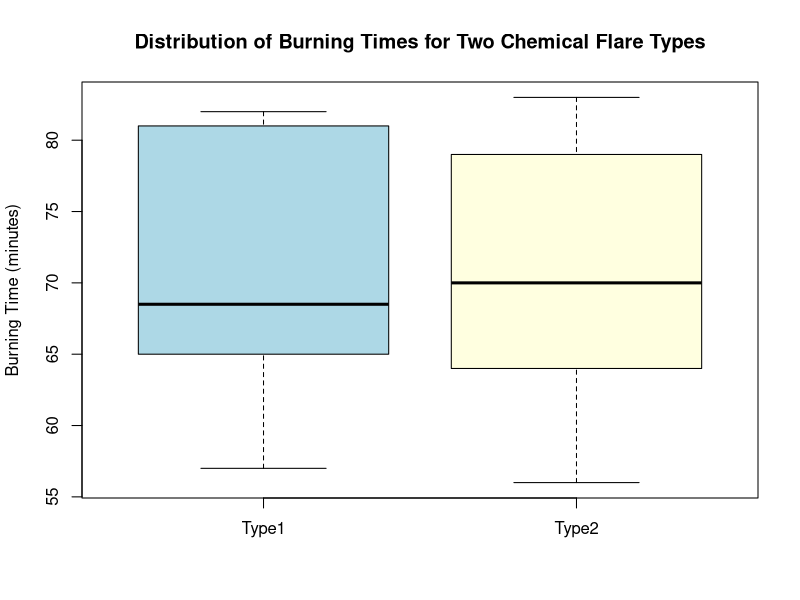

This figure's R source:
## ---- chunk 1
# Data
Type1 <- c(65, 82, 81, 67, 57, 59, 66, 75, 82, 70)
Type2 <- c(64, 56, 71, 69, 83, 74, 59, 82, 65, 79)

# Normality Check
boxplot(Type1, Type2,
        names = c("Type1", "Type2"),
        main = "Distribution of Burning Times for Two Chemical Flare Types",
        ylab = "Burning Time (minutes)",
        col = c("lightblue", "lightyellow"))
shapiro.test(Type1)
shapiro.test(Type2)

# Test for Equality of Variance
var.test(Type1, Type2)

# Test for Equality of Mean
t.test(Type1, Type2, var.equal = TRUE) 
